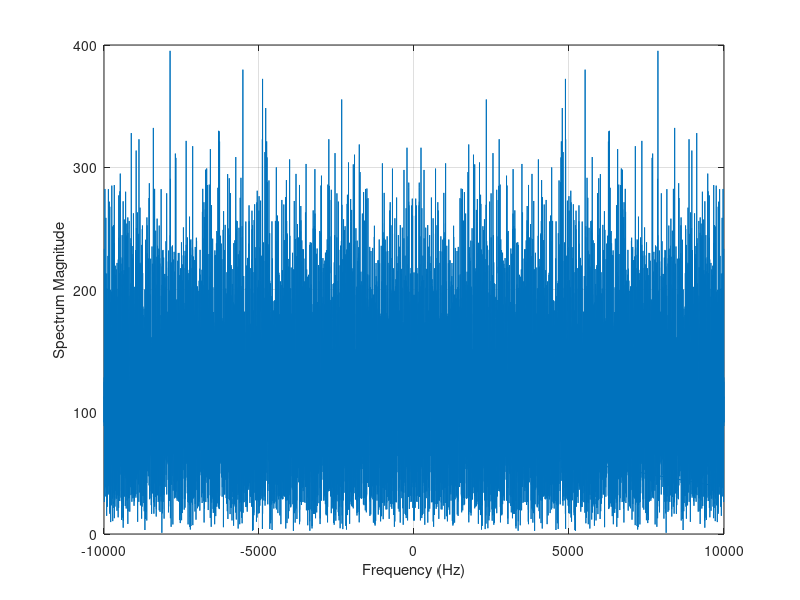
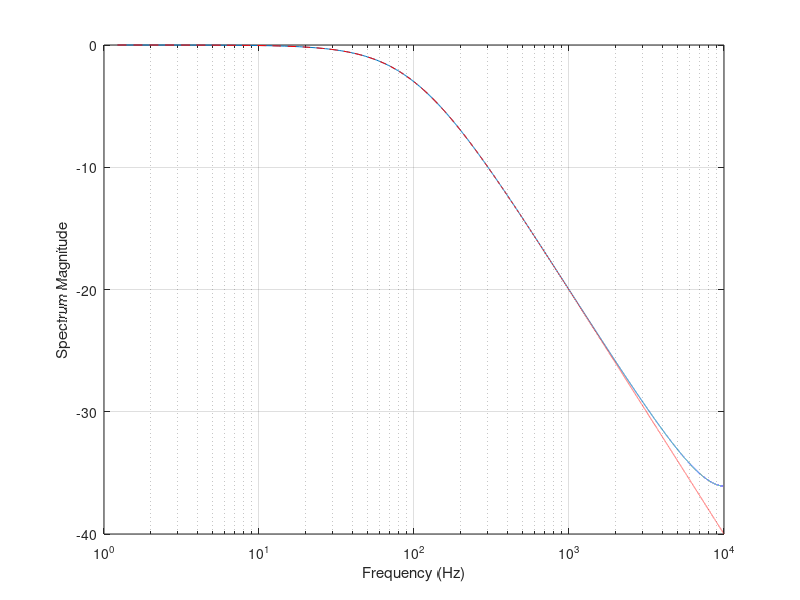
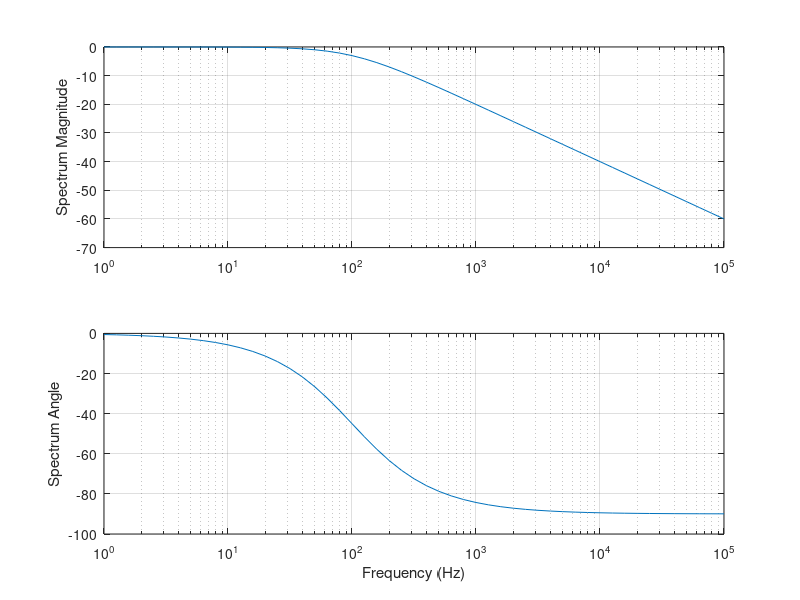

The MATLAB source for these figures, in order:
% Copyright (c) 2015 by OU AEC and Curtis Cohenour (cohenour@ohio.edu). All Rights Reserved.
% 20150331 Jcc (Curtis Cohenour) original
clc, clear, close all, %close all hidden
%% Set up number of samples etc for the fft
SmpFrq=20e3;          % sample frequency
SmpPrd=1/SmpFrq;      % sample period
NumSmp=2^14;          % the fft works on powers of 2
SmpLen=SmpPrd*NumSmp; % sample length
DelFrq=SmpFrq/NumSmp;
%% compute the frequencies for the fft
Idx=(1:NumSmp)'-1;
Frq0=Idx*DelFrq;
fndx=Frq0>SmpFrq/2;
Frq0(fndx)=Frq0(fndx)-SmpFrq;
Frq1=fftshift(Frq0);
%% compute the time vector
t=((1:NumSmp)'-1)*SmpPrd;   % a column of time values
%% generate signal
if true
    %% generate random data
    RndSmp=randn(NumSmp,1);     % a column of random values
else
    %% generate random data
    RndSmp=cos(2*pi*100*t);     % a 100 hz sine wave
end
%% take the fft
RndSpc0=fft(RndSmp);
RndSpc1=fftshift(RndSpc0);
RndSpcMag=abs(RndSpc1);
%% plot
figure(100)
plot(Frq1, RndSpcMag)
grid on
xlabel('Frequency (Hz)')
ylabel('Spectrum Magnitude')
tmp=0;
%% filter the siginal with a 100 hz first order filter
f0=100; % Hz
Omg=2*pi*f0; % radian freq
Tau=1/Omg;
k=1-exp(SmpPrd/Tau);
[lRndSmp,wRndSmp]=size(RndSmp);
FltOut=zeros(lRndSmp,1);
for i=2:lRndSmp
    FltOut(i)=FltOut(i-1)*(1-k)+RndSmp(i)*k;
end
%% take the fft of filter output
FltSpc0=fft(FltOut);
FltSpc1=fftshift(FltSpc0);
FltSpcMag=abs(FltSpc1);
%% plot
figure(200)
plot(Frq1, FltSpcMag)
grid on
xlabel('Frequency (Hz)')
ylabel('Spectrum Magnitude')
tmp=0;
%% plot bode plot
fndx=Frq1>=0;
fndx(1)=false;
Frq2=Frq1(fndx);
FltSpcMag2=FltSpcMag(fndx);
FltSpcMag3=20*log10(FltSpcMag2/max(FltSpcMag2));
figure(300)
semilogx(Frq2, FltSpcMag3)
grid on
xlabel('Frequency (Hz)')
ylabel('Spectrum Magnitude')
tmp=0;
%% plot the bode plot another way
s=1i*2*pi*Frq2; % s=jw, matlab 1i is sqrt(-1), same as electrical j
Y=1./(Tau*s+1);
Ymag4=abs(Y);
Mag4=20*log10(Ymag4);
hold on
semilogx(Frq2, Mag4, 'r--')
hold off
%% Now do the bode plot from scratch
f0=1;                  % Start Freq
f1=10e4;               % End Freq
Lg0=log10(f0);         % log of Start Freq
Lg1=log10(f1);         % log End Freq
Lgf=(Lg0:0.1:Lg1)';    % Equally spaced freqs in log
Frq5=10.^Lgf;          % frequencies not these are equally spaced in log
%% set up the complex radian freq
s5=2*pi*1i*Frq5;
%% compute the gain
Gan5=1./(Tau*s5+1);
% compute abs value and angle
GanMag5=abs(Gan5);
Ang5=angle(Gan5)*360/(2*pi);
% convert gain to dB
Mag5=20*log10(GanMag5);
%% plot using subplots
figure(400)
subplot(2,1,1);
semilogx(Frq5, Mag5)
grid on
ylabel('Spectrum Magnitude')
subplot(2,1,2);
semilogx(Frq5, Ang5)
grid on
xlabel('Frequency (Hz)')
ylabel('Spectrum Angle')
tmp=0;




